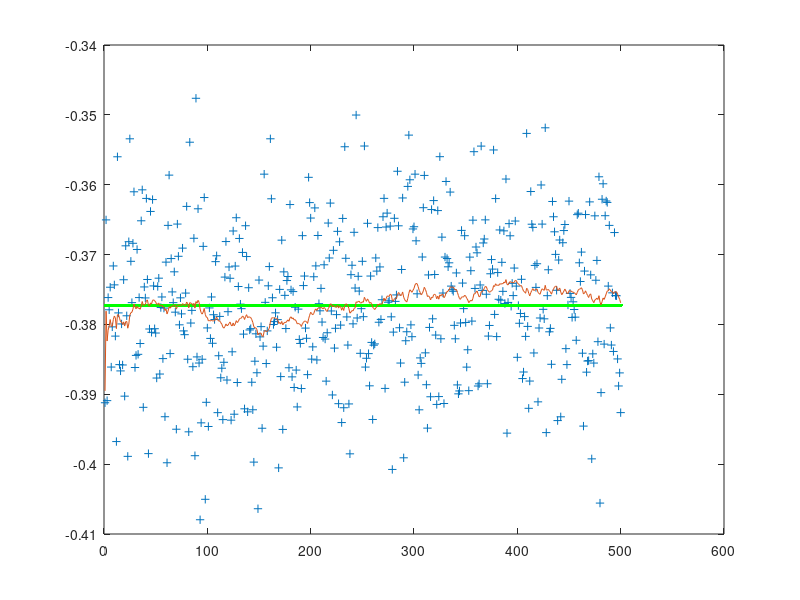
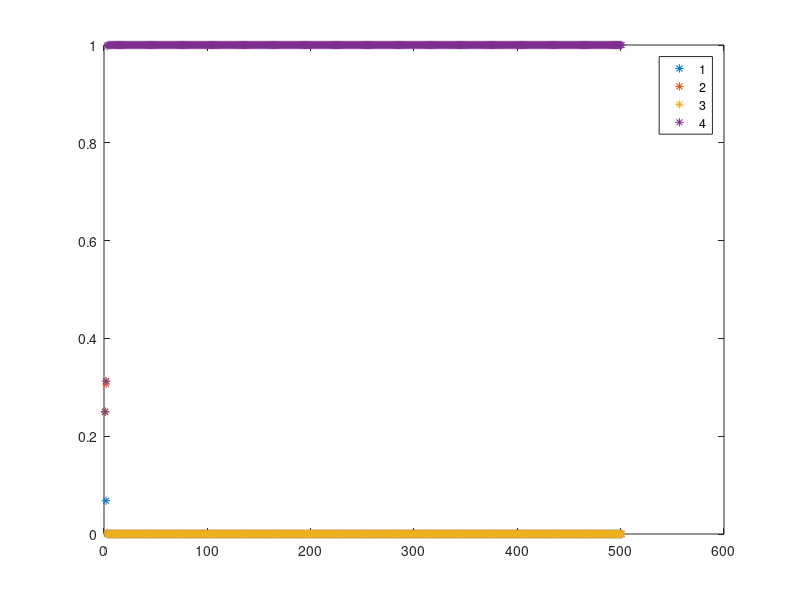

MATLAB code to generate these figures, in order:
%% 
%   assuming one of the r possible known fixed models(with differents R & Q)
%   is the correct model.
%   each model i has its weight p_i

%% Unfortunately the result is not good , the 'correct' values for Q AND P should be
%  Q: 1e-5 AND P: sigma. but if 1e-5/25 and sigma/25 are given as a option,
%  this pair will be choosen as the iterations go further.
%% 
clear all; close all;
%% initiation
% number of the possible known fixed models
r = 4;
x_true = -0.37727;
%sigma: standard variant
sigma = 0.01;
%measurements: z
z = sigma.*randn(500,1) + x_true;
% initial guess of the sate. r possible states for r possible models
x_0 = -0.3*ones(1,r); P_0 = 1*ones(1,r);
% initial guess of the weights
p = 1/r * ones(length(z),r);
f = ones(1,r); % f for calculation of p
% initial guess of process & measurement variance: Q & R
Q = [rand(1, r-3), 1e-5, 1e-10, 1e-5/25];  % correct value: 1e-5
R = [rand(1, r-3), sigma, 1e-10, sigma/25]; % correct value: sigma
%% Kalman Filter
 % notation symbols please check Page 30 in 'An Intro to the Kalman Filter, G. Welch G. Bishop' 

% estimated states vector and covariance: X(length(z),1) & P(length(z),1)
X = zeros(length(z),r);
P = zeros(length(z),r);
X = [x_0; X];
P = [P_0; P];
z = [0; z];
p = [1/r*ones(1,r); p];
K = ones(1,r); % kalman gain
% initiate the final estimate state and covariance X_F and P_F
X_F = zeros(length(z),1);
P_F = zeros(length(z),1);
% begin for loop for iteration
for i = 2:length(z)
    % time update
    x_minus = X(i-1,:);
    P_minus = P(i-1,:) + Q;
    % meansurement update
        % Never use the inverse of a matrix to solve a linear system Ax=b with 
        % x=inv(A)*b, because it is slow and inaccurate.
        % Replace inv(A)*b with A\b, Replace b*inv(A) with b/A, replace A*inv(B)*C with A*(B\C).
        % HERE replace K = P(i-1)*inv(P(i-1) + R) with K = P(i-1)/(P(i-1) + R)
%            K = P_minus/(P_minus + R);
%            X(i) = x_minus + K*(z(i) - x_minus);  
%            P(i) = (eye(size(K)) - K)*P_minus;
    %%%% step a&b &c(update K&P)
    C = P_minus + R;
    for j = 1:length(C)
        % e2power = -1/2 * (z(i) - x_minus)'*inv(C(i))*(z(i) - x_minus);
        e2power = -1/2 * (z(i) - x_minus(j))'*(C(j)\(z(i) - x_minus(j)));        
        % f: probability of the likelihood of a measurement
        %f(j) = 1/(sqrt( (2*pi)^r * abs(C(j))) ) * exp(e2power);
        f(j) = 1/(sqrt( (2*pi*abs(C(j)))^4 )) * exp(e2power);        
        % p: probability of each model is the correct one
        p(i,j) = f(j)*p(i-1,j);
        %%%% step c
        K(j) = P_minus(j)/(P_minus(j) + R(j));
        P(i,j) = (eye(size(K(j))) - K(j))*P_minus(j);
    end
    p(i,:) = p(i,:)/sum(p(i,:)); % normalize p 
    %%%% step c(update X)
    X(i,:) = x_minus + K.*(z(i)*ones(1,r) - x_minus);
    X_F(i) = sum(p(i,:)*X(i,:)');
    eps = X_F(i)*ones(1,r) - X(i,:);
    P_F(i) = p(i,:)*(P(i,:) + eps.*eps)';
        
end
plot(z(2:end), '+');hold on;
plot(x_true*ones(length(z),1), 'g.');hold on;
plot(X_F(2:end));
figure;
plot(p,'*');    
legend('1','2','3','4');

%figure;
%plot(P(2:51));
% X_endPart = X(floor(size(X)*4/5) : end);
% X_endPart_dirivation_max = max(X_endPart) - x_true;
% X_endPart_dirivation_min = min(X_endPart) - x_true;
% fprintf('last 1/5 states X converges to: \n dirivation_max =  %f, \n dirivation_min = %f\n',...
%          X_endPart_dirivation_max, X_endPart_dirivation_min);



